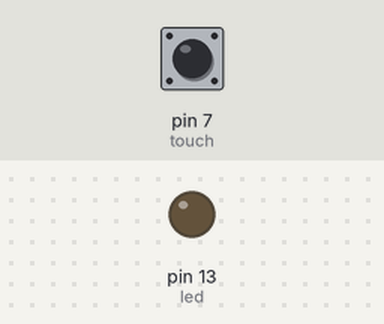
Recording of a sketch running on a simulated Arduino Uno, built with avr-gcc and run on an emulated ATmega328P. Parts: output pins drawn as LEDs (lit = HIGH). The test bench sets the inputs (shaded band); at power-on: pin 7 (touch) LOW.

Above: at 1.8 s.
1.9 s: pin 7 (touch) pulled HIGH for 0.6 s
At 2.4 s:
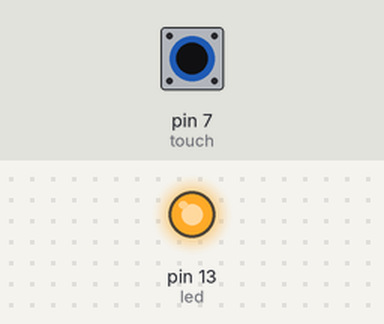
4.0 s: pin 7 (touch) pulled HIGH for 3.2 s
At 8.4 s:
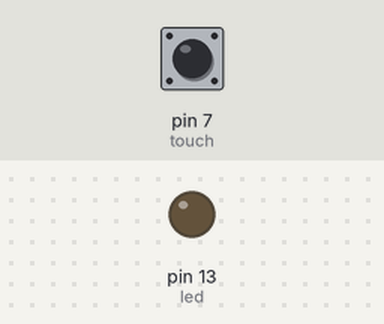
Timing chart, 0 to 9.9 s (numbered marks = the images above; inputs shaded):
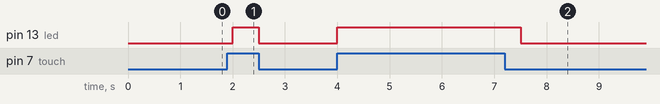

The sketch:

Buzzer.ino
```cpp
int touch = 7;
int led = LED_BUILTIN;
void setup() {
pinMode(touch, INPUT);
pinMode(led, OUTPUT);
}

void loop() {
int data = digitalRead(touch);
Serial.println(data);
if(data == 1){
digitalWrite(led, HIGH);
delay(500);

}
else{
digitalWrite(led, LOW);
delay(500);

}
}
```

Measured:
- after the input at 1.9 s, pin 13 (led): LOW → HIGH after 0.10 s, → LOW 0.50 s later
- after the input at 4.0 s, pin 13 (led): LOW → HIGH at once, → LOW 3.5 s later
